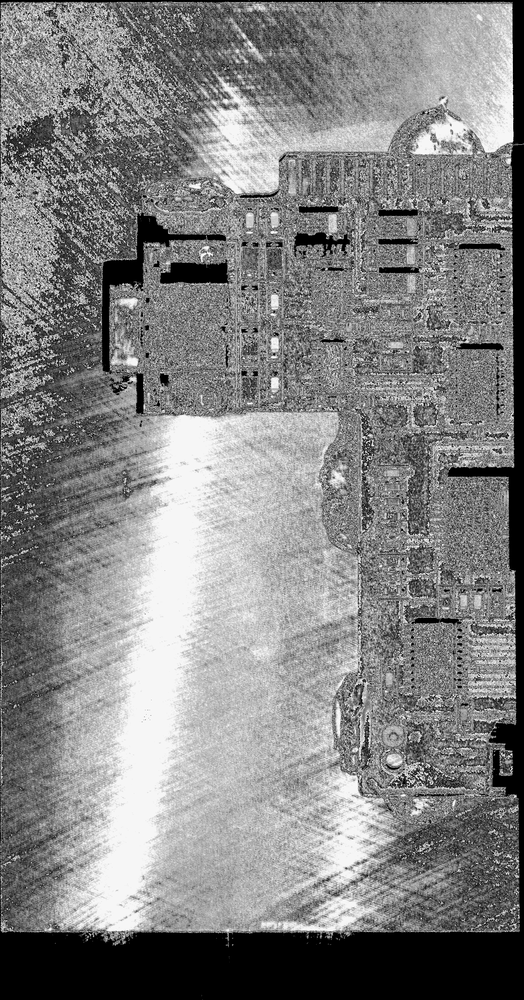
#> input picture data/cognex/DS1_DeskewedImage_intensity.png, 524 x 1000 px, shrunk from 1556 x 2968 before the run
$ python split_overlap.py --img data/cognex/DS1_DeskewedImage_intensity.png
#> lines starting #> are read from the running program, lines starting #| are printed output that depends on the picture; after the words box and inside, x2 and y2 are one past the last pixel; in counts of white or black regions, pixels touching at a corner belong together
#> in main, img is the input picture: shape (1000, 524, 3); min 0, max 255, mean 131.3
"""Split an image into an overlapping grid of tiles to use as stitching test input.

Each tile can optionally get the distortions used in the paper's robustness test
(small rotation + blur) and a brightness change. Ground truth is saved to
meta.json: for every tile, the 3x3 homography H mapping tile pixels -> original
image pixels, so stitching results can be checked against it.

Examples:
  # 1x2 split, 30% overlap (the A/B pair used by `main.py stitch`)
  python -m sffa_tk.split_overlap --img sffa_tk/data/origin_img/source_20260625_134850.png --cols 2 --overlap 0.3
  # 2x2 split, 25% overlap, B..D rotated up to 1 deg and blurred as in Fig. 6
  python -m sffa_tk.split_overlap --img ... --rows 2 --cols 2 --overlap 0.25 --rotate 1 --blur 3
"""
import argparse
import json
import os

import cv2
import numpy as np


def tile_starts(length, n, overlap):
    """Start offsets of n tiles of equal size covering `length` with the given overlap ratio."""
    if n == 1:
        return [0], length
    size = int(round(length / (n - (n - 1) * overlap)))
    step = (length - size) / (n - 1)
    return [int(round(i * step)) for i in range(n)], size


def distort(tile, angle, blur, gain, rng):
    """Rotate about the tile centre, blur, change brightness. Returns (tile, 3x3 M tile->distorted)."""
    h, w = tile.shape[:2]
    M = np.eye(3)
    if angle:
        a = rng.uniform(-angle, angle)
        M[:2] = cv2.getRotationMatrix2D((w / 2, h / 2), a, 1.0)
        tile = cv2.warpAffine(tile, M[:2], (w, h), borderMode=cv2.BORDER_REFLECT)
    if blur:
        k = blur | 1  # kernel must be odd
        tile = cv2.GaussianBlur(tile, (k, k), 0)
    if gain:
        g = rng.uniform(1 - gain, 1 + gain)
        tile = cv2.convertScaleAbs(tile, alpha=g, beta=0)
    return tile, M


def split(img, rows, cols, overlap, rotate=0.0, blur=0, gain=0.0, keep_first=True, seed=0):
#> called with rows = 5, cols = 5, overlap = 0.3, rotate = 0, blur = 0, gain = 0, keep_first = True, seed = 0
    H, W = img.shape[:2]
#> H = 1000; W = 524
    ys, th = tile_starts(H, rows, overlap)
#> ys = [0, 184, 368, 553, 737]; th = 263
    xs, tw = tile_starts(W, cols, overlap)
#> xs = [0, 96, 193, 290, 386]; tw = 138
    rng = np.random.default_rng(seed)
    tiles = []
    for r, y in enumerate(ys):
        for c, x in enumerate(xs):
            tile = img[y:y + th, x:x + tw].copy()
            M = np.eye(3)
            if not (keep_first and r == 0 and c == 0):  # tile 0 stays clean as the reference
                tile, M = distort(tile, rotate, blur, gain, rng)
            # distorted tile px -> clean tile px -> original px
            H_gt = np.array([[1, 0, x], [0, 1, y], [0, 0, 1]], np.float64) @ np.linalg.inv(M)
            tiles.append({"row": r, "col": c, "x": x, "y": y, "w": tw, "h": th,
                          "H_tile_to_orig": H_gt.tolist(), "image": tile})
#> after the loop, tiles = 25 items
    return tiles


def main():
    p = argparse.ArgumentParser(description=__doc__, formatter_class=argparse.RawDescriptionHelpFormatter)
    p.add_argument("--img", required=True)
    p.add_argument("--rows", type=int, default=5)
    p.add_argument("--cols", type=int, default=5)
    p.add_argument("--overlap", type=float, default=0.3, help="overlap ratio between neighbours (0-0.9)")
    p.add_argument("--rotate", type=float, default=0.0, help="max random rotation in degrees")
    p.add_argument("--blur", type=int, default=0, help="Gaussian blur kernel size (0 = off)")
    p.add_argument("--gain", type=float, default=0.0, help="max brightness change, e.g. 0.1 = +-10%%")
    p.add_argument("--seed", type=int, default=0)
    p.add_argument("--out", default=None, help="default: sffa_tk/data/split/<image name>")
    a = p.parse_args()

    if not 0 <= a.overlap < 0.9:
        raise SystemExit("--overlap must be in [0, 0.9)")
    img = cv2.imread(a.img)
    if img is None:
        raise SystemExit(f"cannot read {a.img}")

    name = os.path.splitext(os.path.basename(a.img))[0]
    out = a.out or os.path.join(os.path.dirname(__file__), "data", "split", name)
    os.makedirs(out, exist_ok=True)

    tiles = split(img, a.rows, a.cols, a.overlap, a.rotate, a.blur, a.gain, seed=a.seed)
#> tiles = 25 items
    preview = img.copy()
    meta = {"source": os.path.abspath(a.img), "size": [img.shape[1], img.shape[0]],
            "rows": a.rows, "cols": a.cols, "overlap": a.overlap,
            "rotate": a.rotate, "blur": a.blur, "gain": a.gain, "seed": a.seed, "tiles": []}
    for t in tiles:
        fname = f"tile_r{t['row']}_c{t['col']}.png"
        cv2.imwrite(os.path.join(out, fname), t.pop("image"))
        meta["tiles"].append({"file": fname, **t})
        cv2.rectangle(preview, (t["x"], t["y"]), (t["x"] + t["w"] - 1, t["y"] + t["h"] - 1),
                      (0, 255, 255), 4)
        cv2.putText(preview, f"r{t['row']}c{t['col']}", (t["x"] + 15, t["y"] + 50),
                    cv2.FONT_HERSHEY_SIMPLEX, 1.5, (0, 255, 255), 3)
#> this loop made 25 passes
#> fname on passes 1 to 12: 'tile_r0_c0.png', 'tile_r0_c1.png', 'tile_r0_c2.png', 'tile_r0_c3.png', 'tile_r0_c4.png', 'tile_r1_c0.png', 'tile_r1_c1.png', 'tile_r1_c2.png', 'tile_r1_c3.png', 'tile_r1_c4.png', 'tile_r2_c0.png', 'tile_r2_c1.png'
#> pass 1, in main, `cv2.imwrite(os.path.join(out, fname), t.pop("image"))`:
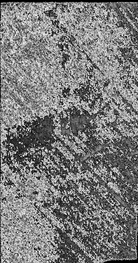
#> saved as tile_r0_c0.png: shape (263, 138, 3); min 0, max 255, mean 123.2
#> pass 2, in main, `cv2.imwrite(os.path.join(out, fname), t.pop("image"))`:
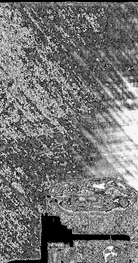
#> saved as tile_r0_c1.png: shape (263, 138, 3); min 0, max 255, mean 117.7
#> after the loop:
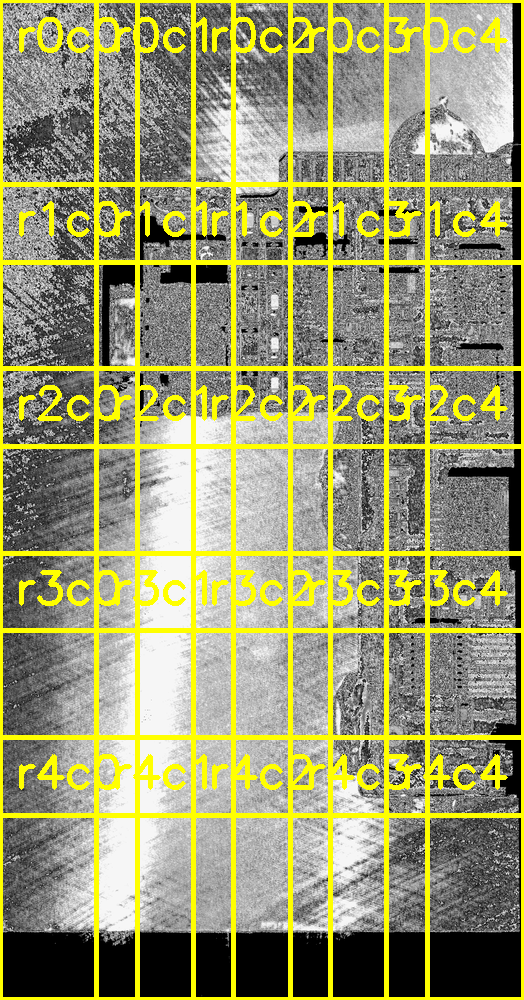
#> preview: shape (1000, 524, 3); 17.85% of pixels changed, all inside (x1, y1, x2, y2) = (0, 0, 524, 1000)
    cv2.imwrite(os.path.join(out, "preview_grid.jpg"), preview)
    with open(os.path.join(out, "meta.json"), "w", encoding="utf-8") as f:
        json.dump(meta, f, indent=2)
    with open(os.path.join(out, "layout.txt"), "w", encoding="utf-8") as f:  # input for grid_panorama --order
        for r in range(a.rows):
            f.write(" ".join(f"tile_r{r}_c{c}.png" for c in range(a.cols)) + "\n")

    t0 = meta["tiles"][0]
#> t0 = {'file': 'tile_r0_c0.png', 'row': 0, 'col': 0, 'x': 0, 'y': 0, 'w': 138, 'h': 263, 'H_tile_to_orig': [[1, 0, 0], [0, 1, 0], [0, 0, 1]]}
    print(f"{len(tiles)} tiles of {t0['w']}x{t0['h']} px -> {out}")
#| 25 tiles of 138x263 px -> data/split/DS1_DeskewedImage_intensity
    for t in meta["tiles"]:
        print(f"  {t['file']}: x={t['x']} y={t['y']}")
#> this loop made 25 passes
#|   tile_r0_c0.png: x=0 y=0
#|   tile_r0_c1.png: x=96 y=0
#|   tile_r0_c2.png: x=193 y=0
#|   tile_r0_c3.png: x=290 y=0
#|   tile_r0_c4.png: x=386 y=0
#|   tile_r1_c0.png: x=0 y=184
#|   tile_r1_c1.png: x=96 y=184
#|   tile_r1_c2.png: x=193 y=184
#> (further printed lines are left out)


if __name__ == "__main__":
    main()

$ run again, on data/cognex/DS1_DeskewedImage_range.png
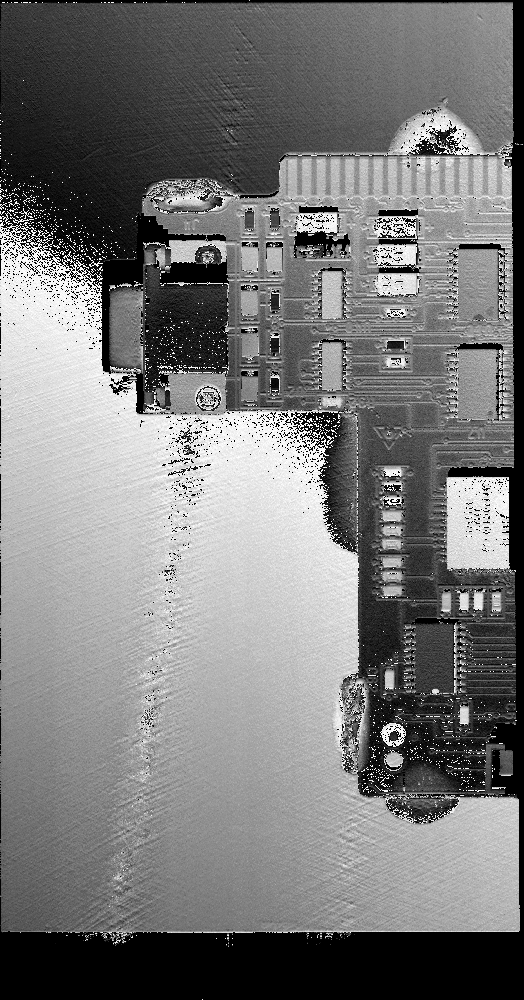
#> input picture data/cognex/DS1_DeskewedImage_range.png, 524 x 1000 px, shrunk from 1556 x 2968 before the run
#> in main, img is the input picture: shape (1000, 524, 3); min 0, max 255, mean 120.7
#> after the loop in split, `for r, y in enumerate(ys):`: tiles = 25 items
#> the loop in main, `for t in tiles:` made 25 passes
#> fname on passes 1 to 8: 'tile_r0_c0.png', 'tile_r0_c1.png', 'tile_r0_c2.png', 'tile_r0_c3.png', 'tile_r0_c4.png', 'tile_r1_c0.png', 'tile_r1_c1.png', 'tile_r1_c2.png'
#> pass 1, in main, `cv2.imwrite(os.path.join(out, fname), t.pop("image"))`:
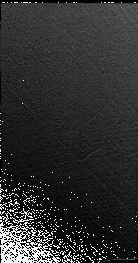
#> saved as tile_r0_c0.png: shape (263, 138, 3); min 0, max 255, mean 47
#> after the loop in main, `for t in tiles:`:
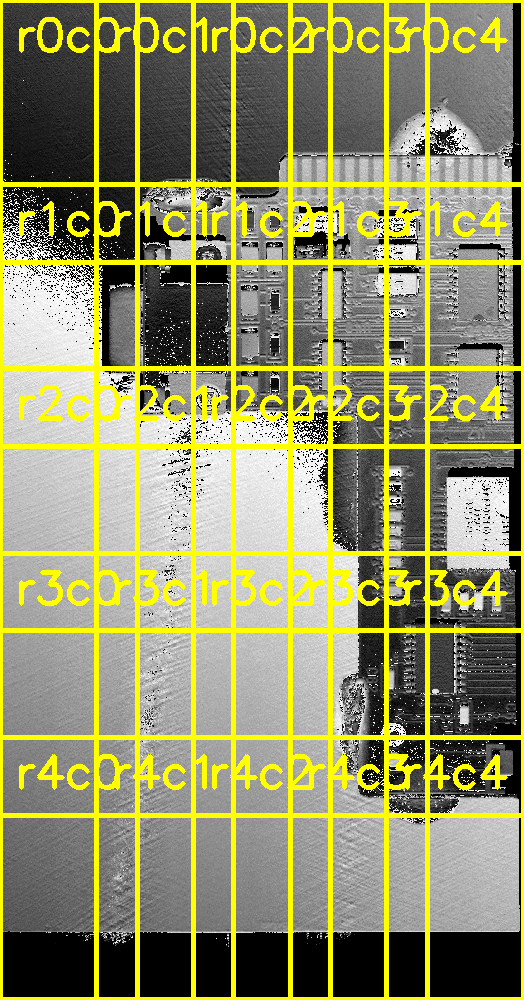
#> preview: shape (1000, 524, 3); 17.85% of pixels changed, all inside (x1, y1, x2, y2) = (0, 0, 524, 1000)
#> t0 = {'file': 'tile_r0_c0.png', 'row': 0, 'col': 0, 'x': 0, 'y': 0, 'w': 138, 'h': 263, 'H_tile_to_orig': [[1, 0, 0], [0, 1, 0], [0, 0, 1]]}
#| 25 tiles of 138x263 px -> data/split/DS1_DeskewedImage_range
#> the loop in main, `for t in meta["tiles"]:` made 25 passes
#|   tile_r0_c0.png: x=0 y=0
#|   tile_r0_c1.png: x=96 y=0
#|   tile_r0_c2.png: x=193 y=0
#|   tile_r0_c3.png: x=290 y=0
#|   tile_r0_c4.png: x=386 y=0
#> (further printed lines are left out)
